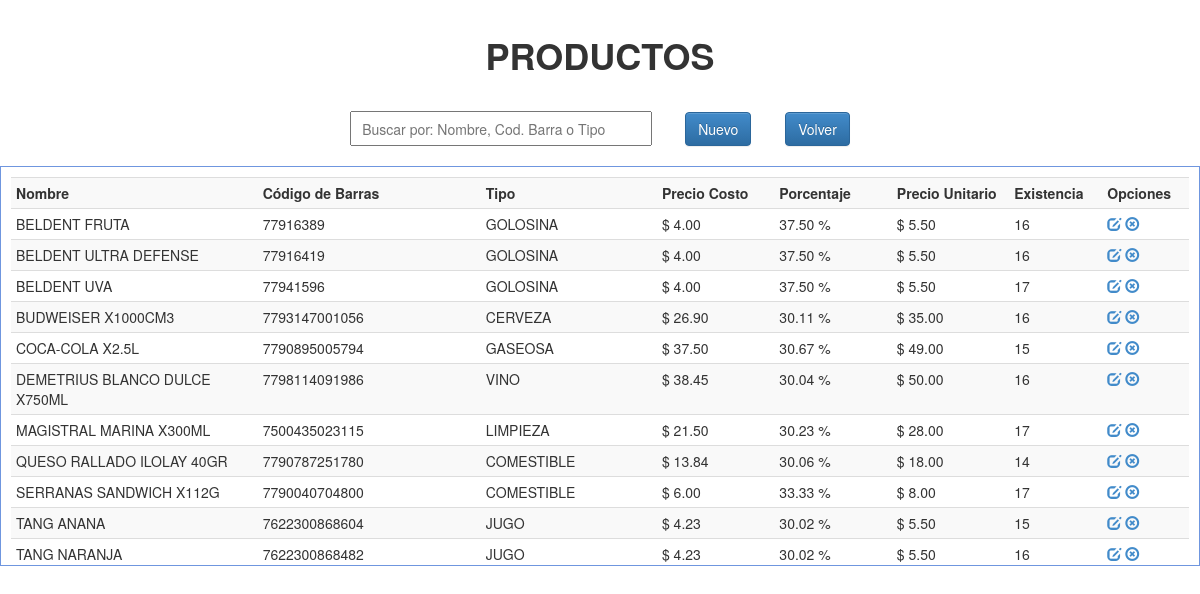
Page /php/productos.php on the earlier database version.
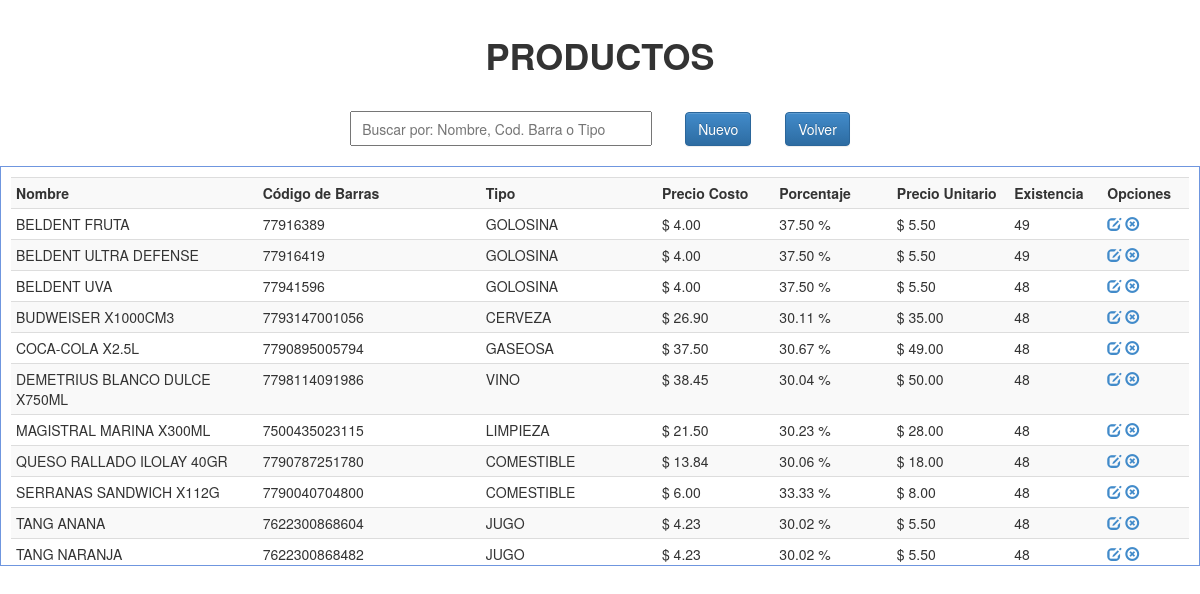
Same page on the later database version.
### tables this page shows
CREATE TABLE IF NOT EXISTS `productos` (
  `id_prod` int(11) NOT NULL AUTO_INCREMENT,
  `nomb_prod` varchar(100) NOT NULL,
  `cod_barra` varchar(100) NOT NULL,
  `tipo_prod` varchar(50) NOT NULL,
  `precio_cost` decimal(10,2) NOT NULL,
  `porcentaje_prod` decimal(5,2) NOT NULL,
  `precio_unit` decimal(10,2) NOT NULL,
  `existencia_prod` int(10) NOT NULL,
  `fecha_reg` date NOT NULL,
  `iva_prod` decimal(3,2) NOT NULL,
  PRIMARY KEY (`id_prod`)
);

### php/productos.php (the view, shortened to what this page needs)
<!DOCTYPE html PUBLIC "-//W3C//DTD XHTML 1.0 Transitional//EN" "http://www.w3.org/TR/xhtml1/DTD/xhtml1-transitional.dtd">
<html xmlns="http://www.w3.org/1999/xhtml">
<head>
<link href="../css/estilo.css" rel="stylesheet">
<link href="../bootstrap/css/bootstrap.css" rel="stylesheet">
<link href="../bootstrap/css/bootstrap.min.css" rel="stylesheet">
<link href="../bootstrap/css/bootstrap-theme.css" rel="stylesheet">
<link href="../bootstrap/css/bootstrap-theme.min.css" rel="stylesheet">
</head>
<body>
    <header><big><strong><font color="#333333">PRODUCTOS</strong></big></header>
    <section>
    <table border="0" align="center">
        <tr>
            <td width="335"><input type="text" placeholder="Buscar por: Nombre, Cod. Barra o Tipo" id="bs-prod" autofocus/></td>
            <td width="100"><button id="nuevo-producto" class="btn btn-primary">Nuevo</button></td>
            <td witdh="200"><form><button id="volver" class="btn btn-primary"  onclick="history.back()">Volver</button></form></td>
        </tr>
    </table>
    </section>
    <div class="registros" id="agrega-registros">
        <table class="table table-striped table-condensed table-hover">
            <tr>
                <th width="210">Nombre</th>
                <th width="190">Código de Barras</th>
                <th width="150">Tipo</th>
                <th width="100">Precio Costo</th>
                <th width="100">Porcentaje</th>
                <th width="100">Precio Unitario</th>
                <th width="70">Existencia</th>
                <th width="50">Opciones</th>
            </tr>
        <?php
            $registro = mysql_query("SELECT * FROM productos ORDER BY nomb_prod ASC");
            while($registro2 = mysql_fetch_array($registro)){
                echo '<tr>
                        <td>'.$registro2['nomb_prod'].'</td>
                        <td>'.$registro2['cod_barra'].'</td>
                        <td>'.$registro2['tipo_prod'].'</td>
                        <td>$ '.$registro2['precio_cost'].'</td>
                        <td>'.$registro2['porcentaje_prod'].' %</td>
                        <td>$ '.$registro2['precio_unit'].'</td>
                        <td>'.$registro2['existencia_prod'].'</td>
                        <td><a href="javascript:editarProducto('.$registro2['id_prod'].');" class="glyphicon glyphicon-edit"></a> <a href="javascript:eliminarProducto('.$registro2['id_prod'].');" class="glyphicon glyphicon-remove-circle"></a></td>
                    </tr>';
            }
        ?>
        </table>
    </div>
</body>
</html>

Differences in the rows shown:
changed productos "BELDENT FRUTA": existencia_prod "16" → "49"
changed productos "BELDENT ULTRA DEFENSE": existencia_prod "16" → "49"
changed productos "BELDENT UVA": existencia_prod "17" → "48"
changed productos "BUDWEISER X1000CM3": existencia_prod "16" → "48"
changed productos "COCA-COLA X2.5L": existencia_prod "15" → "48"
changed productos "DEMETRIUS BLANCO DULCE X750ML": existencia_prod "16" → "48"
changed productos "MAGISTRAL MARINA X300ML": existencia_prod "17" → "48"
changed productos "QUESO RALLADO ILOLAY 40GR": existencia_prod "14" → "48"
changed productos "SERRANAS SANDWICH X112G": existencia_prod "17" → "48"
changed productos "TANG ANANA": existencia_prod "15" → "48"
changed productos "TANG NARANJA": existencia_prod "16" → "48"
